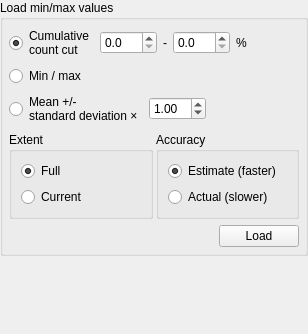
<?xml version="1.0" encoding="UTF-8"?>
<ui version="4.0">
 <class>RasterMinMaxWidgetBase</class>
 <widget class="QWidget" name="RasterMinMaxWidgetBase">
  <property name="geometry">
   <rect>
    <x>0</x>
    <y>0</y>
    <width>308</width>
    <height>334</height>
   </rect>
  </property>
  <property name="windowTitle">
   <string>Form</string>
  </property>
  <layout class="QVBoxLayout" name="verticalLayout_3">
   <property name="leftMargin">
    <number>0</number>
   </property>
   <property name="topMargin">
    <number>0</number>
   </property>
   <property name="rightMargin">
    <number>0</number>
   </property>
   <property name="bottomMargin">
    <number>0</number>
   </property>
   <item>
    <widget class="QGroupBox" name="mLoadMinMaxValuesGroupBox">
     <property name="title">
      <string>Load min/max values</string>
     </property>
     <layout class="QVBoxLayout" name="verticalLayout_4">
      <property name="leftMargin">
       <number>6</number>
      </property>
      <property name="topMargin">
       <number>6</number>
      </property>
      <property name="rightMargin">
       <number>6</number>
      </property>
      <property name="bottomMargin">
       <number>6</number>
      </property>
      <item>
       <layout class="QHBoxLayout" name="horizontalLayout">
        <item>
         <widget class="QRadioButton" name="mCumulativeCutRadioButton">
          <property name="text">
           <string>Cumulative
count cut</string>
          </property>
          <property name="checked">
           <bool>true</bool>
          </property>
          <attribute name="buttonGroup">
           <string notr="true">buttonGroup</string>
          </attribute>
         </widget>
        </item>
        <item>
         <widget class="QDoubleSpinBox" name="mCumulativeCutLowerDoubleSpinBox">
          <property name="decimals">
           <number>1</number>
          </property>
         </widget>
        </item>
        <item>
         <widget class="QLabel" name="label">
          <property name="text">
           <string>-</string>
          </property>
         </widget>
        </item>
        <item>
         <widget class="QDoubleSpinBox" name="mCumulativeCutUpperDoubleSpinBox">
          <property name="decimals">
           <number>1</number>
          </property>
         </widget>
        </item>
        <item>
         <widget class="QLabel" name="label_2">
          <property name="text">
           <string>%</string>
          </property>
         </widget>
        </item>
        <item>
         <spacer name="horizontalSpacer_6">
          <property name="orientation">
           <enum>Qt::Horizontal</enum>
          </property>
          <property name="sizeHint" stdset="0">
           <size>
            <width>123</width>
            <height>20</height>
           </size>
          </property>
         </spacer>
        </item>
       </layout>
      </item>
      <item>
       <layout class="QHBoxLayout" name="horizontalLayout_5">
        <item>
         <widget class="QRadioButton" name="mMinMaxRadioButton">
          <property name="text">
           <string>Min / max</string>
          </property>
          <attribute name="buttonGroup">
           <string notr="true">buttonGroup</string>
          </attribute>
         </widget>
        </item>
        <item>
         <spacer name="horizontalSpacer">
          <property name="orientation">
           <enum>Qt::Horizontal</enum>
          </property>
          <property name="sizeHint" stdset="0">
           <size>
            <width>0</width>
            <height>20</height>
           </size>
          </property>
         </spacer>
        </item>
       </layout>
      </item>
      <item>
       <layout class="QHBoxLayout" name="horizontalLayout_3">
        <item>
         <widget class="QRadioButton" name="mStdDevRadioButton">
          <property name="text">
           <string>Mean +/-
standard deviation ×</string>
          </property>
          <attribute name="buttonGroup">
           <string notr="true">buttonGroup</string>
          </attribute>
         </widget>
        </item>
        <item>
         <widget class="QDoubleSpinBox" name="mStdDevSpinBox">
          <property name="sizePolicy">
           <sizepolicy hsizetype="Fixed" vsizetype="Fixed">
            <horstretch>0</horstretch>
            <verstretch>0</verstretch>
           </sizepolicy>
          </property>
          <property name="value">
           <double>1.000000000000000</double>
          </property>
         </widget>
        </item>
        <item>
         <spacer name="horizontalSpacer_4">
          <property name="orientation">
           <enum>Qt::Horizontal</enum>
          </property>
          <property name="sizeHint" stdset="0">
           <size>
            <width>0</width>
            <height>20</height>
           </size>
          </property>
         </spacer>
        </item>
       </layout>
      </item>
      <item>
       <layout class="QHBoxLayout" name="horizontalLayout_2">
        <property name="spacing">
         <number>3</number>
        </property>
        <item>
         <widget class="QGroupBox" name="mExtentGroupBox">
          <property name="title">
           <string>Extent</string>
          </property>
          <layout class="QVBoxLayout" name="verticalLayout_2">
           <item>
            <widget class="QRadioButton" name="mFullExtentRadioButton">
             <property name="text">
              <string>Full</string>
             </property>
             <property name="checked">
              <bool>true</bool>
             </property>
            </widget>
           </item>
           <item>
            <widget class="QRadioButton" name="mCurrentExtentRadioButton">
             <property name="text">
              <string>Current</string>
             </property>
            </widget>
           </item>
          </layout>
         </widget>
        </item>
        <item>
         <widget class="QGroupBox" name="mAccuracyGroupBox">
          <property name="title">
           <string>Accuracy</string>
          </property>
          <layout class="QVBoxLayout" name="verticalLayout">
           <item>
            <widget class="QRadioButton" name="mEstimateRadioButton">
             <property name="text">
              <string>Estimate (faster)</string>
             </property>
             <property name="checked">
              <bool>true</bool>
             </property>
            </widget>
           </item>
           <item>
            <widget class="QRadioButton" name="mActualRadioButton">
             <property name="text">
              <string>Actual (slower)</string>
             </property>
            </widget>
           </item>
          </layout>
         </widget>
        </item>
       </layout>
      </item>
      <item>
       <layout class="QHBoxLayout" name="horizontalLayout_4">
        <item>
         <spacer name="horizontalSpacer_5">
          <property name="orientation">
           <enum>Qt::Horizontal</enum>
          </property>
          <property name="sizeHint" stdset="0">
           <size>
            <width>0</width>
            <height>20</height>
           </size>
          </property>
         </spacer>
        </item>
        <item>
         <widget class="QPushButton" name="mLoadPushButton">
          <property name="text">
           <string>Load</string>
          </property>
         </widget>
        </item>
       </layout>
      </item>
     </layout>
    </widget>
   </item>
   <item>
    <spacer name="verticalSpacer">
     <property name="orientation">
      <enum>Qt::Vertical</enum>
     </property>
     <property name="sizeHint" stdset="0">
      <size>
       <width>20</width>
       <height>0</height>
      </size>
     </property>
    </spacer>
   </item>
  </layout>
 </widget>
 <resources/>
 <connections/>
 <buttongroups>
  <buttongroup name="buttonGroup"/>
 </buttongroups>
</ui>
